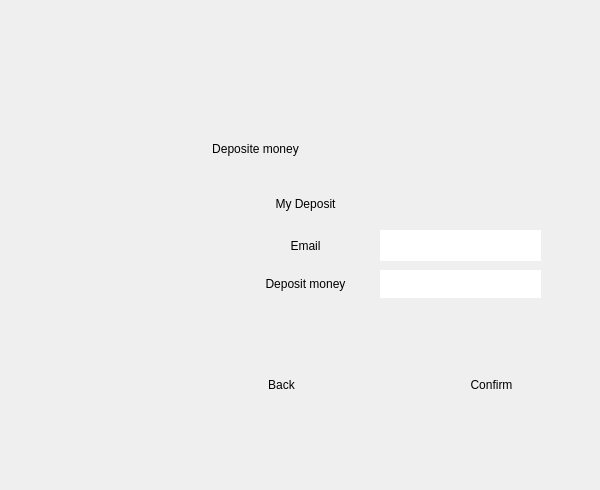
    <widget class="QWidget" name="Dep_Money">
     <widget class="QGroupBox" name="groupBox_4">
      <property name="geometry">
       <rect>
        <x>210</x>
        <y>140</y>
        <width>381</width>
        <height>341</height>
       </rect>
      </property>
      <property name="styleSheet">
       <string notr="true">Border:none;</string>
      </property>
      <property name="title">
       <string>Deposite money</string>
      </property>
      <widget class="QToolButton" name="toolButton_16">
       <property name="geometry">
        <rect>
         <x>30</x>
         <y>50</y>
         <width>131</width>
         <height>27</height>
        </rect>
       </property>
       <property name="text">
        <string>My Deposit</string>
       </property>
      </widget>
      <widget class="QToolButton" name="toolButton_18">
       <property name="geometry">
        <rect>
         <x>30</x>
         <y>130</y>
         <width>131</width>
         <height>27</height>
        </rect>
       </property>
       <property name="text">
        <string>Deposit money</string>
       </property>
      </widget>
      <widget class="QPushButton" name="pushButton_19">
       <property name="geometry">
        <rect>
         <x>240</x>
         <y>230</y>
         <width>83</width>
         <height>29</height>
        </rect>
       </property>
       <property name="text">
        <string>Confirm</string>
       </property>
      </widget>
      <widget class="QPushButton" name="pushButton_48">
       <property name="geometry">
        <rect>
         <x>30</x>
         <y>230</y>
         <width>83</width>
         <height>29</height>
        </rect>
       </property>
       <property name="text">
        <string>Back</string>
       </property>
      </widget>
      <widget class="QLabel" name="label">
       <property name="geometry">
        <rect>
         <x>170</x>
         <y>50</y>
         <width>151</width>
         <height>31</height>
        </rect>
       </property>
       <property name="text">
        <string/>
       </property>
      </widget>
      <widget class="QLineEdit" name="lineEdit_10">
       <property name="geometry">
        <rect>
         <x>170</x>
         <y>130</y>
         <width>161</width>
         <height>28</height>
        </rect>
       </property>
      </widget>
      <widget class="QToolButton" name="toolButton_12">
       <property name="geometry">
        <rect>
         <x>30</x>
         <y>90</y>
         <width>131</width>
         <height>31</height>
        </rect>
       </property>
       <property name="text">
        <string>Email</string>
       </property>
      </widget>
      <widget class="QLineEdit" name="lineEdit">
       <property name="geometry">
        <rect>
         <x>170</x>
         <y>90</y>
         <width>161</width>
         <height>31</height>
        </rect>
       </property>
      </widget>
     </widget>
    </widget>
